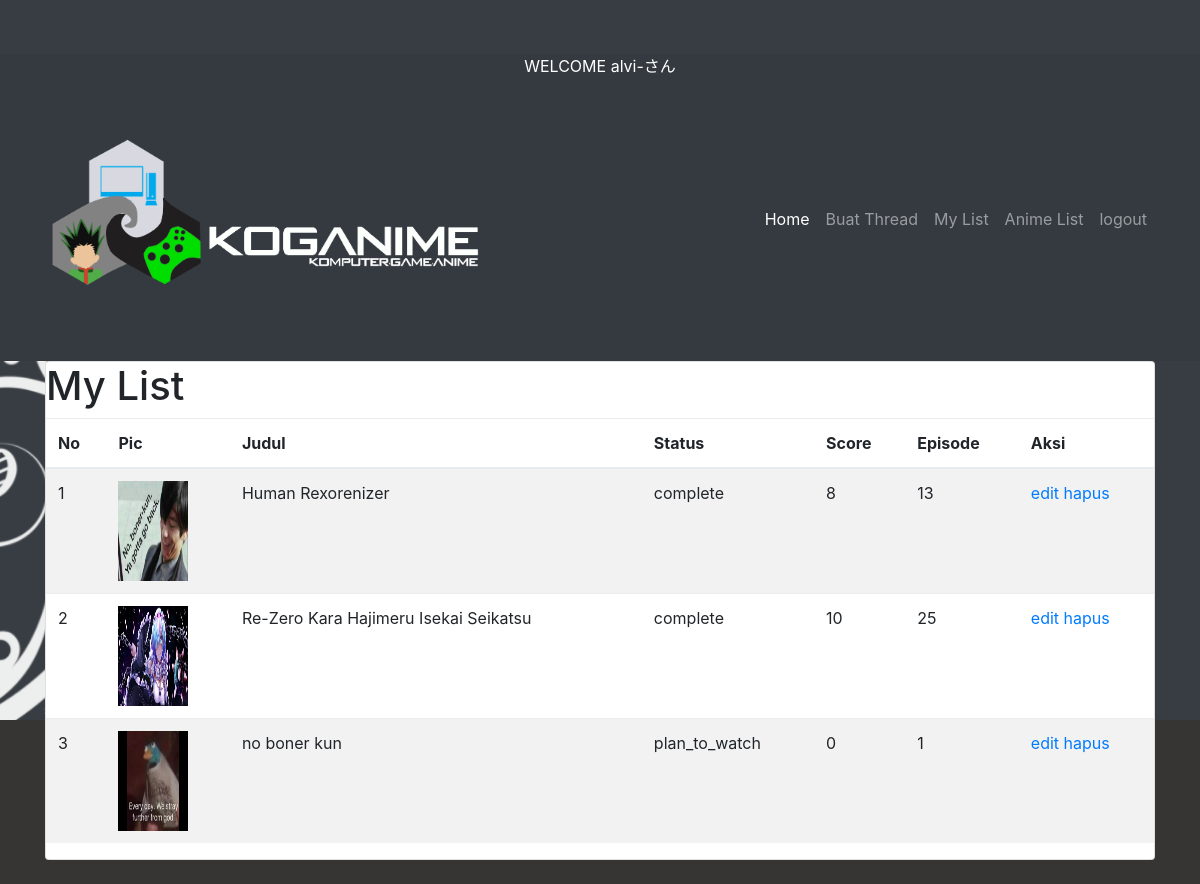
Screenshot of /member/myanimelist.php (signed in) with the database file from the repository.
### tables this page shows
CREATE TABLE `myanimelist` (
  `id_list` int(10) NOT NULL,
  `judul` varchar(100) NOT NULL,
  `status` varchar(20) NOT NULL,
  `score` int(2) NOT NULL,
  `proses` int(3) NOT NULL,
  `gambar` varchar(100) NOT NULL,
  `username` varchar(30) NOT NULL
);

### member/myanimelist.php (the view)
<?php
include 'header.php';
?>
<body>
       <div class="container">
      <div class="row">
        <div class="col-md-12">
<div class="card mb-4">
    <h1 class="page-title">My List</h1>
                  <table class="table table-hover table-striped">
                           <thead>
                          <tr>
                              <th class="hidden-xs">No</th>
                              <th>Pic</th>
                              <th>Judul</th>
                              <th>Status</th>
                              <th>Score</th>
                              <th>Episode</th>
                              <th>Aksi</th>
                          </tr>
                        </thead>
                   <?php
    include('../koneksi.php');
    $query = mysqli_query($connect, "SELECT * FROM myanimelist WHERE username ='".$_SESSION['nama']."'") or die(mysqli_error());
    if(mysqli_num_rows($query) == 0){
      echo '<tr><td colspan="6">Tidak ada data!</td></tr>';
    }else{
      $no = 1;
      while($data = mysqli_fetch_assoc($query)){
        ?>
                        <?php
                            echo '<tr>';
          echo '<td>'.$no.'</td>';
          ?>
<td>
          <?php echo "<img src='../admin/img/".$data['gambar']."' width='70px' height='100px'/>"; ?>
          </td>
          <?php
          echo '<td>'.$data['judul'].'</td>';
          echo '<td>'.$data['status'].'</td>';
          echo '<td>'.$data['score'].'</td>';
          echo '<td>'.$data['proses'].'</td>';
          echo '<td><a href="edit_animelist.php?id='.$data['id_list'].'">edit </a><a href="hapus_animelist_proses.php?id='.$data['id_list'].'"> hapus</a></td>';
        echo '</tr>';?>
                            <?php
               $no++;
                    }
                  }
                            ?>
                        </table>
    </div>
</div>
</div>
</div>
</body>
</html>

### rows the page displays
myanimelist: gambar (picture), judul "Human Rexorenizer", status "complete", score "8", proses "13"
myanimelist: gambar (picture), judul "Re-Zero Kara Hajimeru Isekai Seikatsu", status "complete", score "10", proses "25"
myanimelist: gambar (picture), judul "no boner kun", status "plan_to_watch", score "0", proses "1"

### other values shown
$_SESSION['nama'] "alvi"
